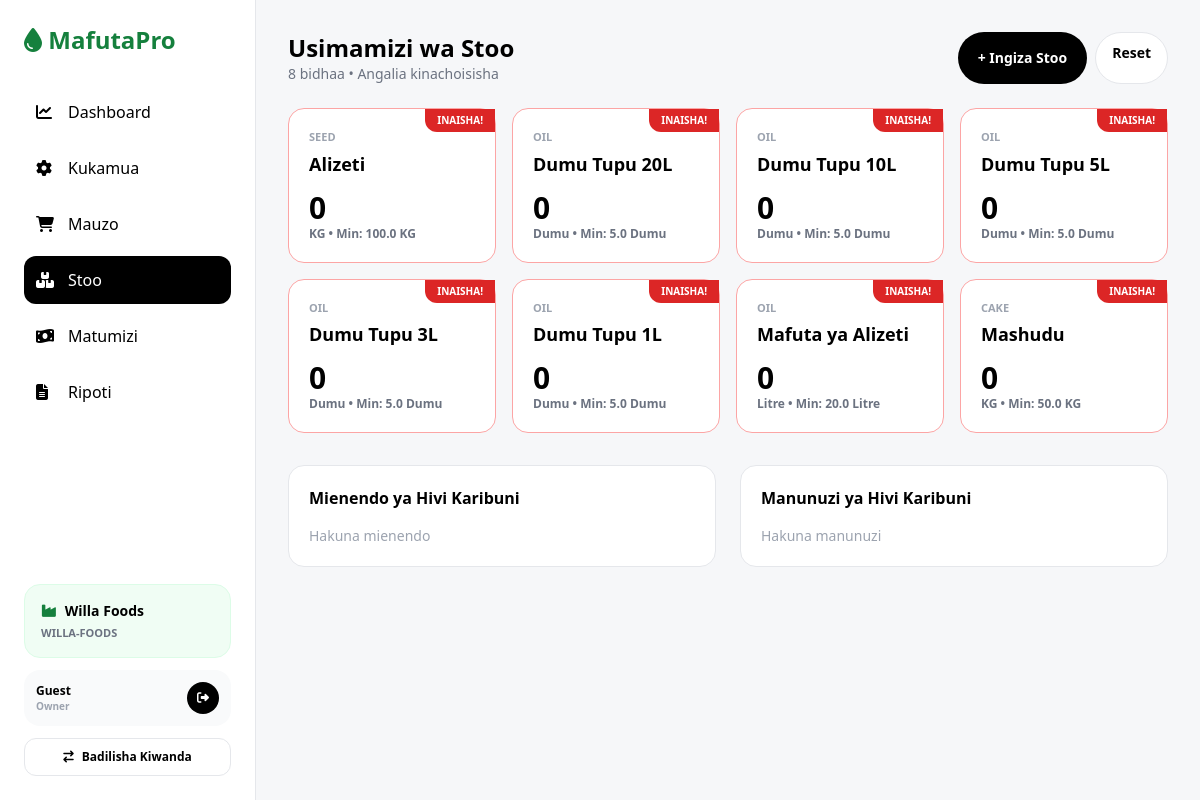
/stock/, run on the app's committed database.
### mill/models.py (models this page shows, shortened)
class Mill(models.Model):
    name = models.CharField(max_length=100) # Willa Foods, Mwanza Oil
    slug = models.SlugField(unique=True) # willa-foods - kwa URL
    owner = models.ForeignKey(User, on_delete=models.CASCADE, related_name='mills')
    logo = models.ImageField(upload_to='mills/', blank=True, null=True)
    phone = models.CharField(max_length=20, blank=True)
    location = models.CharField(max_length=100, blank=True)
    is_active = models.BooleanField(default=True)
    created_at = models.DateTimeField(auto_now_add=True)

class Stock(models.Model):
    mill = models.ForeignKey(Mill, on_delete=models.CASCADE, related_name='stocks')
    product = models.OneToOneField(Product, on_delete=models.CASCADE, related_name='stock')
    quantity = models.FloatField(default=0)
    low_alert = models.FloatField(default=10)

class Product(models.Model):
    TYPES = [('OIL','Sunflower Oil'),('CAKE','Mashudu'),('SEED','Sunflower Seeds')]
    mill = models.ForeignKey(Mill, on_delete=models.CASCADE, related_name='products')
    name = models.CharField(max_length=100)
    type = models.CharField(max_length=10, choices=TYPES)
    unit = models.CharField(max_length=20, default='Litre')
    buying_price = models.FloatField(default=0, blank=True)
    selling_price = models.FloatField(default=0, blank=True)
    class Meta:
        unique_together = ('mill', 'name')

### mill/views.py (the view, shortened to what this page needs)
# urls.py: path('stock/', views.stock_view, name='stock_view'),
@mill_owner_required
def stock_view(request, mill_slug=None):
    mill=get_mill(request,mill_slug)
    stocks=Stock.objects.filter(mill=mill)
    return render(request,'mill/stock.html',{'stock_data':[{'stock':s,'product':s.product,'quantity':s.quantity,'is_low':to_f(s.quantity)<=to_f(s.low_alert)} for s in stocks],'products':Product.objects.filter(mill=mill),'suppliers':Supplier.objects.filter(mill=mill),'movements':StockMovement.objects.filter(mill=mill).order_by('-created_at')[:20],'purchases':Purchase.objects.filter(mill=mill).order_by('-created_at')[:20],'mill':mill})

### mill/views.py (called while the page is built, shortened)
def to_f(x):
    try: return float(x or 0)
    except: return 0.0

def get_mill(request, mill_slug=None):
    if request.user.is_authenticated:
        if request.user.is_superuser: return Mill.objects.first()
        return Mill.objects.filter(owner=request.user, is_active=True).first()
    return Mill.objects.filter(slug='willa-foods').first() or Mill.objects.first()

def mill_owner_required(view_func):
    @wraps(view_func)
    def wrapper(request, mill_slug=None, *args, **kwargs):
        mill = get_mill(request, mill_slug)
        if not mill:
            messages.error(request, f'⛔ Huna ruhusa ya kuingia {mill_slug}')
            return redirect('mill_list')
        if mill_slug and not check_access(request, mill):
            messages.error(request, f'⛔ {mill.name} ni ya {mill.owner.username}')
            return redirect('/mills/')
        return view_func(request, mill_slug=mill_slug, *args, **kwargs)
    return wrapper

### mill/templates/mill/stock.html (shortened to what this page needs)
{% extends 'mill/base.html' %}
{% block content %}
<div class="flex flex-col md:flex-row justify-between gap-3 mb-6">
  <div>
    <h2 class="text-2xl font-black">Usimamizi wa Stoo</h2>
    <p class="text-sm text-gray-500">{{ stock_data|length }} bidhaa • Angalia kinachoisisha</p>
  </div>
  <div class="flex gap-2">
    <button onclick="document.getElementById('purchaseModal').classList.remove('hidden')" class="bg-black text-white px-5 py-2.5 rounded-full font-bold text-sm">+ Ingiza Stoo</button>
    <a href="/{{ mill.slug }}/stock/reset/" onclick="return confirm('Rudisha stoo zote kuwa 0?')" class="border px-4 py-2.5 rounded-full text-sm font-bold bg-white">Reset</a>
  </div>
</div>
<div class="grid grid-cols-2 md:grid-cols-3 lg:grid-cols-4 gap-4 mb-8">
  {% for item in stock_data %}
  <div class="bg-white rounded-2xl border p-5 relative {% if item.is_low %}border-red-300 bg-red-50{% endif %}">
    {% if item.is_low %}
    <div class="absolute top-0 right-0 bg-red-600 text-white text-[10px] px-3 py-1 rounded-bl-xl font-black">INAISHA!</div>
    {% endif %}
    <p class="text-[11px] uppercase text-gray-400 font-black">{{ item.product.type }}</p>
    <h3 class="font-black text-lg mt-1">{{ item.product.name }}</h3>
    <div class="mt-3">
      <p class="text-3xl font-black">{{ item.quantity|floatformat:0 }}</p>
      <p class="text-xs text-gray-500 font-bold">{{ item.product.unit }} • Min: {{ item.stock.low_alert }} {{ item.product.unit }}</p>
    </div>
  </div>
  {% endfor %}
</div>
<div class="grid md:grid-cols-2 gap-6">
  <div class="bg-white rounded-2xl border p-5">
    <h3 class="font-black mb-4">Mienendo ya Hivi Karibuni</h3>
    <div class="space-y-2">
      {% for m in movements %}
      <div class="flex justify-between text-sm border-b pb-2">
        <span><span class="font-black {% if m.type == 'IN' %}text-green-600{% else %}text-red-600{% endif %}">{{ m.type }}</span> {{ m.product.name }} - {{ m.quantity }}</span>
        <span class="text-xs text-gray-400">{{ m.created_at|date:"d/m H:i" }}</span>
      </div>
      {% empty %}<p class="text-sm text-gray-400">Hakuna mienendo</p>{% endfor %}
    </div>
  </div>
  <div class="bg-white rounded-2xl border p-5">
    <h3 class="font-black mb-4">Manunuzi ya Hivi Karibuni</h3>
    <div class="space-y-2">
      {% for p in purchases %}
      <div class="flex justify-between text-sm border-b pb-2">
        <span>{{ p.product.name }} - {{ p.quantity }} {{ p.product.unit }}</span>
        <span class="text-xs text-gray-400">{{ p.created_at|date:"d/m H:i" }}</span>
      </div>
      {% empty %}<p class="text-sm text-gray-400">Hakuna manunuzi</p>{% endfor %}
    </div>
  </div>
</div>
{% endblock %}

### mill/templates/mill/base.html (shortened to what this page needs)
<!DOCTYPE html>
<html>
<head>
<script src="https://cdn.tailwindcss.com"></script>
<link href="https://cdnjs.cloudflare.com/ajax/libs/font-awesome/6.5.0/css/all.min.css" rel="stylesheet">
</head>
<body class="bg-[#f6f7f9] font-sans">
<div class="flex min-h-screen">
  <div id="sidebar" class="w-64 bg-white border-r fixed md:static inset-y-0 left-0 z-40 transform -translate-x-full md:translate-x-0 transition duration-200 p-6 flex flex-col">
    <div class="flex justify-between items-center mb-8">
      <h1 class="font-black text-2xl text-green-700"><i class="fa-solid fa-droplet"></i> MafutaPro</h1>
    </div>
    <nav class="space-y-2 flex-1">
      <a href="/{% if mill %}{{ mill.slug }}{% endif %}/" class="flex items-center gap-3 p-3 rounded-xl {% if request.path == '/' or 'dashboard' in request.path %}bg-green-700 text-white{% else %}hover:bg-gray-100{% endif %}"><i class="fa-solid fa-chart-line w-5"></i> Dashboard</a>
      <a href="/{% if mill %}{{ mill.slug }}{% endif %}/jobs/" class="flex items-center gap-3 p-3 rounded-xl {% if 'jobs' in request.path %}bg-green-700 text-white{% else %}hover:bg-gray-100{% endif %}"><i class="fa-solid fa-gear w-5"></i> Kukamua</a>
      <a href="/{% if mill %}{{ mill.slug }}{% endif %}/sales/" class="flex items-center gap-3 p-3 rounded-xl {% if 'sales' in request.path %}bg-green-700 text-white{% else %}hover:bg-gray-100{% endif %}"><i class="fa-solid fa-cart-shopping w-5"></i> Mauzo</a>
      <a href="/{% if mill %}{{ mill.slug }}{% endif %}/stock/" class="flex items-center gap-3 p-3 rounded-xl {% if 'stock' in request.path %}bg-black text-white{% else %}hover:bg-gray-100{% endif %}"><i class="fa-solid fa-boxes-stacked w-5"></i> Stoo</a>
      <a href="/{% if mill %}{{ mill.slug }}{% endif %}/expenses/" class="flex items-center gap-3 p-3 rounded-xl {% if 'expenses' in request.path %}bg-green-700 text-white{% else %}hover:bg-gray-100{% endif %}"><i class="fa-solid fa-money-bill-wave w-5"></i> Matumizi</a>
      <a href="/{% if mill %}{{ mill.slug }}{% endif %}/report/daily/" class="flex items-center gap-3 p-3 rounded-xl hover:bg-gray-100"><i class="fa-solid fa-file-lines w-5"></i> Ripoti</a>
    </nav>
    <div class="space-y-3">
      <div class="p-4 bg-green-50 rounded-2xl border border-green-100">
        <p class="text-sm font-black flex items-center gap-2"><i class="fa-solid fa-industry text-green-700"></i> {{ mill.name|default:"Willa Foods" }}</p>
        <p class="text-[11px] text-gray-500 font-bold uppercase mt-1">{{ mill.slug }}</p>
      </div>
      <div class="p-3 bg-gray-50 rounded-2xl flex justify-between items-center">
        <div>
          <p class="text-xs font-black">{{ request.user.username|default:"Guest" }}</p>
          <p class="text-[10px] text-gray-400 font-bold">Owner</p>
        </div>
        <a href="/logout/" class="bg-black text-white w-8 h-8 rounded-full flex items-center justify-center hover:bg-red-600 transition" title="Logout">
          <i class="fa-solid fa-right-from-bracket text-xs"></i>
        </a>
      </div>
      <a href="/mills/" class="flex items-center justify-center gap-2 p-2.5 rounded-xl border bg-white text-xs font-black hover:bg-gray-50">
        <i class="fa-solid fa-exchange"></i> Badilisha Kiwanda
      </a>
    </div>
  </div>
  <div class="flex-1 md:ml-0">
    <div class="p-4 md:p-8">{% block content %}{% endblock %}</div>
  </div>
</div>
</body>
</html>

### data on the page
Mill: name "Willa Foods", slug "WILLA-FOODS"
Stock: product.type "SEED", product.name "Alizeti", quantity "0", product.unit "KG", stock.low_alert "100.0"
Stock: product.type "OIL", product.name "Dumu Tupu 20L", quantity "0", product.unit "Dumu", stock.low_alert "5.0"
Stock: product.type "OIL", product.name "Dumu Tupu 10L", quantity "0", product.unit "Dumu", stock.low_alert "5.0"
Stock: product.type "OIL", product.name "Dumu Tupu 5L", quantity "0", product.unit "Dumu", stock.low_alert "5.0"
Stock: product.type "OIL", product.name "Dumu Tupu 3L", quantity "0", product.unit "Dumu", stock.low_alert "5.0"
Stock: product.type "OIL", product.name "Dumu Tupu 1L", quantity "0", product.unit "Dumu", stock.low_alert "5.0"
Stock: product.type "OIL", product.name "Mafuta ya Alizeti", quantity "0", product.unit "Litre", stock.low_alert "20.0"
Stock: product.type "CAKE", product.name "Mashudu", quantity "0", product.unit "KG", stock.low_alert "50.0"

### other printed values
{{ request.user.username|default:"Guest" }} "Guest"
{{ stock_data|length }} "8"
